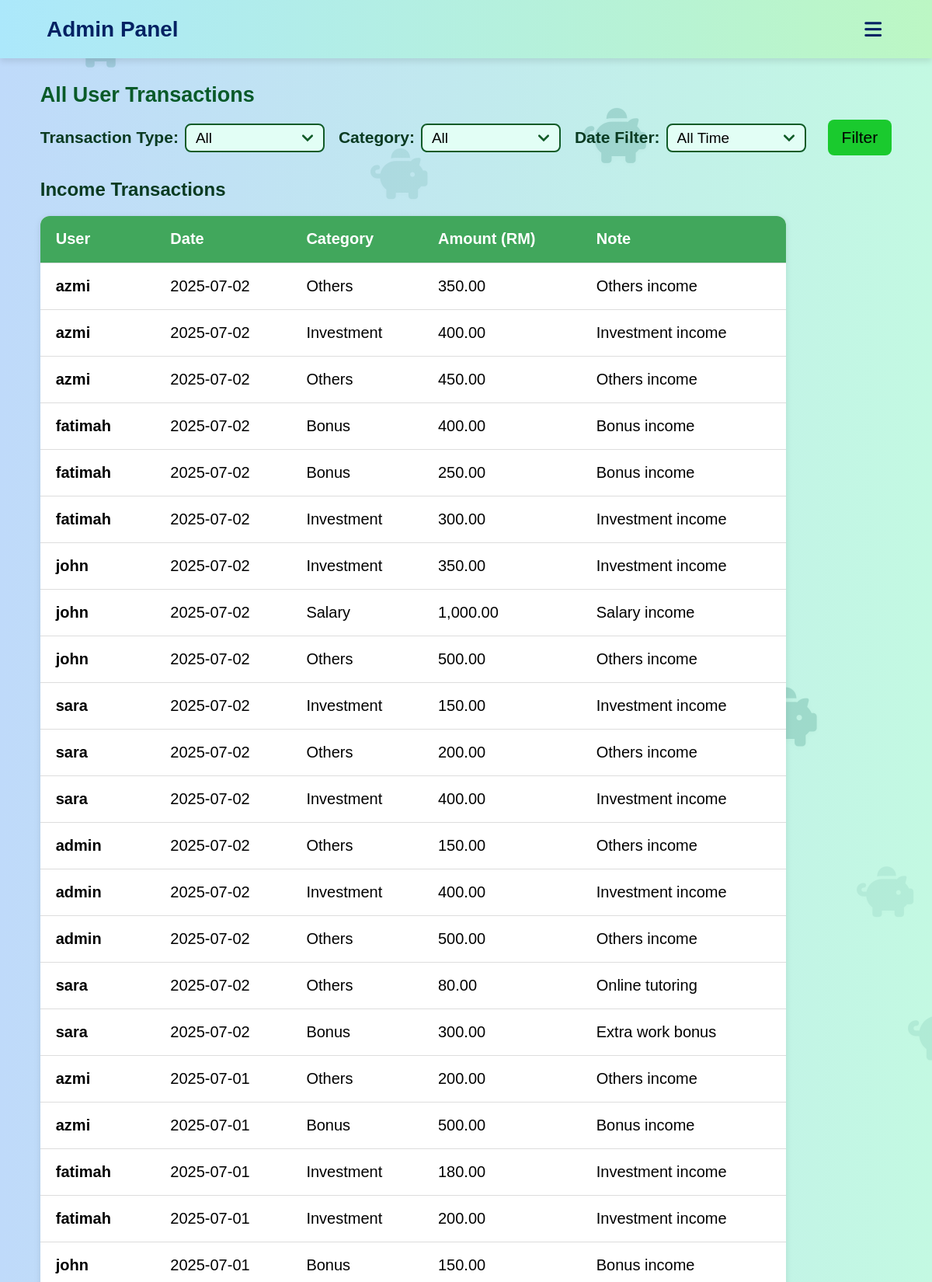
The app's page /admin_overview.php (signed in, upper part) with its own data.
### tables this page shows
CREATE TABLE IF NOT EXISTS transactions (
    transaction_id INT AUTO_INCREMENT PRIMARY KEY,
    user_id INT NOT NULL,
    category_id INT NOT NULL,
    type ENUM('income', 'expense') NOT NULL,
    amount DECIMAL(10,2) NOT NULL,
    note TEXT,
    date DATE,
    FOREIGN KEY (user_id) REFERENCES users(user_id) ON DELETE CASCADE,
    FOREIGN KEY (category_id) REFERENCES categories(category_id) ON DELETE CASCADE
);

CREATE TABLE IF NOT EXISTS users (
    user_id INT AUTO_INCREMENT PRIMARY KEY,
    username VARCHAR(100) NOT NULL,
    email VARCHAR(100) NOT NULL UNIQUE,
    password VARCHAR(255) NOT NULL,
    role ENUM('user', 'admin') DEFAULT 'user'
);

CREATE TABLE IF NOT EXISTS categories (
    category_id INT AUTO_INCREMENT PRIMARY KEY,
    name VARCHAR(50) NOT NULL,
    type VARCHAR(50) NOT NULL 
);

### admin_overview.php (the view, shortened to what this page needs)
<?php
require_once 'admin_header.php';
require_once 'includes/db.php';
$date_filter = $_GET['date_filter'] ?? '';
?>
    <div id="piggy-bg"></div>
    <div class="piggy-container" aria-hidden="true"></div>
<main class="overviewmain">
    <section id="overview">
        <h2>All User Transactions</h2>
        <form method="GET" action="admin_overview.php">
            <div class="filtergroup">
                <label for="transactionType">Transaction Type:</label>
                <select id="OtransactionType" name="type" onchange="this.form.submit()" required>
                    <?php $selectedType = $_GET['type'] ?? 'all'; ?>
                    <option value="all" <?= $selectedType == 'all' ? 'selected' : '' ?>>All</option>
                </select>
            </div>
            <div class="filtergroup">
                <label for="category">Category:</label>
                <select name="category" id="Ocategory">
                    <option value="">All</option>
                </select>
            </div>
            <div class="filtergroup">
                <label for="date_filter">Date Filter:</label>
                <select name="date_filter" id="Odate_filter">
                    <option value="" <?= $date_filter == '' ? 'selected' : '' ?>>All Time</option>
                </select>
            </div>
            <div class="filtergroup">
                <button type="submit" class="filterbtn">Filter</button>
            </div>
        </form>
        <?php
        $selectedType = isset($_GET['type']) ? $_GET['type'] : 'all';
        if ($selectedType === 'all') {
            $transactionTypes = ['income', 'expense'];
            foreach ($transactionTypes as $currentType) {
                echo "<h3>" . ucfirst($currentType) . " Transactions</h3>";
                echo "<table>";
                echo "<thead>
                        <tr>
                            <th>User</th>
                            <th>Date</th>
                            <th>Category</th>
                            <th>Amount (RM)</th>
                            <th>Note</th>
                        </tr>
                      </thead>";
                echo "<tbody>";
                $sql = "SELECT t.*, c.name AS category_name, u.username
                        FROM transactions t
                        JOIN categories c ON t.category_id = c.category_id
                        JOIN users u ON t.user_id = u.user_id
                        WHERE t.type = ?";
                $params = [$currentType];
                $types = "s";
                $sql .= " ORDER BY t.date DESC, t.transaction_id DESC";
                $stmt = $conn->prepare($sql);
                if ($stmt) {
                    $stmt->bind_param($types, ...$params);
                    $stmt->execute();
                    $result = $stmt->get_result();
                    if ($result->num_rows > 0) {
                        while ($row = $result->fetch_assoc()) {
                            echo "<tr>
                                    <td><strong>" . htmlspecialchars($row['username']) . "</strong></td>
                                    <td>" . htmlspecialchars($row['date']) . "</td>
                                    <td>" . htmlspecialchars($row['category_name']) . "</td>
                                    <td>" . number_format($row['amount'], 2) . "</td>
                                    <td>" . htmlspecialchars($row['note']) . "</td>
                                  </tr>";
                        }
                    } else {
                        echo "<tr><td colspan='5' style='text-align: center; padding: 20px;'>No " . $currentType . " transactions found.</td></tr>";
                    }
                } else {
                    echo "<tr><td colspan='5' style='text-align: center; padding: 20px; color: red;'>Error preparing query: " . htmlspecialchars($conn->error) . "</td></tr>";
                }
                echo "</tbody>";
                echo "</table>";
                echo "<br>";
            }
        }
        ?>
    </section>
</main>

### style.css (style rules this page uses)
* { padding: 0; margin: 0; font-family:'Trebuchet MS', 'Lucida Sans Unicode', 'Lucida Grande', 'Lucida Sans', Arial, sans-serif; box-sizing: border-box; }
html, body { margin: 0; padding: 0; width: 100%; background: linear-gradient(to left, #c3f9e2, #bfdafa); overflow-x: hidden; height: 100%; display: flex; flex-direction: column; }
body { flex-grow: 1; position: relative; z-index: 1; }
main { flex: 1 0 auto; padding-bottom: 500px; box-sizing: border-box; }
#overview { width: 100%; }
#piggy-bg { position: fixed; top: 0; left: 0; width: 100%; height: 100vh; z-index: -1; pointer-events: none; overflow: hidden; }
.piggy-container { position: fixed; top: 0; left: 0; width: 100%; height: 100vh; pointer-events: none; z-index: -1; }
table { width: 60%; border-collapse: collapse; margin-top: 30px; font-size: clamp(16px, 2vw, 20px); background-color: #fff; box-shadow: 0 2px 8px rgba(0,0,0,0.1); border-radius: 12px; overflow: hidden; }
table thead { background-color: #41a75c; color: white; text-align: left; }
table th, table td { padding: 16px 20px; border-bottom: 1px solid #ddd; min-width: 120px; height: 60px; text-align: left; vertical-align: middle; }
.overviewmain { display: flex; justify-content: center; align-items: center; margin: 2rem auto; }
#overview h2 { font-size: clamp(27px, 2.2vw, 30px); color: #095a29; margin-bottom: clamp(16px, 1vw, 20px); }
#overview form { display: flex; flex-wrap: wrap; flex-direction: column; align-items: flex-start; gap: 10px; margin-bottom: 10px; }
#overview .filtergroup { display: flex; flex-wrap: wrap; align-items: center; gap: 8px; }
#overview h3 { font-size: clamp(24px, 1.8vw, 27px); font-weight: bold; color: #093a21; }
.filtergroup label { font-size: clamp(21px, 1.6vw, 23px); font-weight: bold; color: #093a21; white-space: nowrap; gap: 50px; }
#Odate_filter, #OtransactionType, #Ocategory { width: 180px; }
.filtergroup select { padding: 6px 12px; background-color: #e2fef5; border: 2px solid #115b27; border-radius: 8px; font-size: clamp(19px, 1.5vw, 21px); resize: vertical; transition: border-color 0.3s; }
.filtergroup select { appearance: none; background-repeat: no-repeat; background-position: right 12px center; background-size: 16px; }
.filterbtn { background-color: #1aca2e; padding: 11px 18px; font-size: clamp(21px, 1.6vw, 23px); border: none; border-radius: 8px; transition: background-color 0.3s; margin-bottom: 20px; }
#overview table { width: clamp(500px, 80vw, 1200px); border-collapse: collapse; margin-top: 20px; margin-bottom: 30px; font-size: clamp(16px, 2vw, 20px); background-color: #fff; box-shadow: 0 2px 8px rgba(0,0,0,0.1); border-radius: 12px; overflow: hidden; }
#overview table thead { background-color: #41a75c; color: white; text-align: left; }
#overview table th, #overview table td { padding: 16px 20px; border-bottom: 1px solid #ddd; min-width: 120px; height: 60px; text-align: left; vertical-align: middle; }
@media (min-width: 1030px) { #overview form { flex-direction: row; align-items: center; gap: 18px; } }
@media (min-width: 1030px) { .filterbtn { margin-left: 10px; } }
@media (min-width: 1030px) { #overview .filtergroup { margin-bottom: 20px; } }
@media (min-width: 1030px) { .filterbtn { margin-bottom: 0; } }

### records on screen
transactions: user.username "azmi", date "2025-07-02", category.name "Others", amount "350.00", note "Others income"
transactions: user.username "azmi", date "2025-07-02", category.name "Investment", amount "400.00", note "Investment income"
transactions: user.username "azmi", date "2025-07-02", category.name "Others", amount "450.00", note "Others income"
transactions: user.username "fatimah", date "2025-07-02", category.name "Bonus", amount "400.00", note "Bonus income"
transactions: user.username "fatimah", date "2025-07-02", category.name "Bonus", amount "250.00", note "Bonus income"
transactions: user.username "fatimah", date "2025-07-02", category.name "Investment", amount "300.00", note "Investment income"
transactions: user.username "john", date "2025-07-02", category.name "Investment", amount "350.00", note "Investment income"
transactions: user.username "john", date "2025-07-02", category.name "Salary", amount "1,000.00", note "Salary income"
transactions: user.username "john", date "2025-07-02", category.name "Others", amount "500.00", note "Others income"
transactions: user.username "sara", date "2025-07-02", category.name "Investment", amount "150.00", note "Investment income"
transactions: user.username "sara", date "2025-07-02", category.name "Others", amount "200.00", note "Others income"
transactions: user.username "sara", date "2025-07-02", category.name "Investment", amount "400.00", note "Investment income"
transactions: user.username "admin", date "2025-07-02", category.name "Others", amount "150.00", note "Others income"
transactions: user.username "admin", date "2025-07-02", category.name "Investment", amount "400.00", note "Investment income"
transactions: user.username "admin", date "2025-07-02", category.name "Others", amount "500.00", note "Others income"
transactions: user.username "sara", date "2025-07-02", category.name "Others", amount "80.00", note "Online tutoring"
transactions: user.username "sara", date "2025-07-02", category.name "Bonus", amount "300.00", note "Extra work bonus"
transactions: user.username "azmi", date "2025-07-01", category.name "Others", amount "200.00", note "Others income"
transactions: user.username "azmi", date "2025-07-01", category.name "Bonus", amount "500.00", note "Bonus income"
transactions: user.username "fatimah", date "2025-07-01", category.name "Investment", amount "180.00", note "Investment income"
transactions: user.username "fatimah", date "2025-07-01", category.name "Investment", amount "200.00", note "Investment income"
transactions: user.username "john", date "2025-07-01", category.name "Bonus", amount "150.00", note "Bonus income"

### other values on screen
$currentType "Income"
